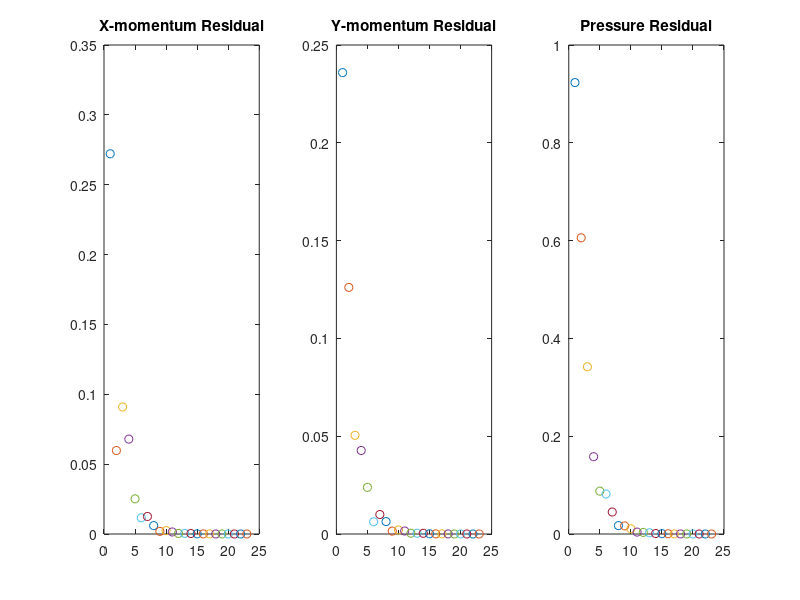

MATLAB code to generate this figure:
clear 
clc
ind=0;
disp('This is a course project for the solution of flow field in a cavity for Reynolds numbers 1 and 100 using the Finite Volume approach')
disp('*******************************************************')
Re=input('Enter Reynolds number : ');
U0=1;
L=1;
% imax=input('Enter number of nodes in X direction : ');
% jmax=input('Enter number of nodes in Y direction : ');
imax=input('Enter number of nodes in each direction : ');
jmax=imax;
URFm=0.8;
%% Grid
dx=L/(imax-1);
dy=L/(jmax-1);
for i=1:imax
    x(i)=(i-1)*dx;
end
for j=1:jmax
   y(j)=(j-1)*dy;
end
%% Boundary conditions & initialization
Vstar=zeros(jmax,imax);
V=zeros(jmax,imax);
Ustar=zeros(jmax,imax);
U=zeros(jmax,imax);
Ustar(jmax,:)=1;
U(jmax,:)=1;
Pstar=zeros(jmax,imax);
P=zeros(jmax,imax);
Pc=zeros(jmax,imax);
Tu=zeros(jmax,imax);
Tv=zeros(jmax,imax);
%% LOOP
ss=1;
while ss>0
%% X-momentum
for i=3:imax-1
    for j=2:jmax-1
            Fe=(Ustar(j,i)+Ustar(j,i+1))/2*dy;     %(UP+UE)/2
            Fw=(Ustar(j,i)+Ustar(j,i-1))/2*dy;         %(UP+UW)/2
            Fn=(Vstar(j+1,i)+Vstar(j+1,i-1))/2*dx;       %(UP+UN)/2
            Fs=(Vstar(j,i)+Vstar(j,i-1))/2*dx;                %(UP+US)/2
            De=dy/Re/dx;  
            Dw=dy/Re/dx;
            Dn=dx/Re/dy;
            Ds=dx/Re/dy;
            if   j==2 
                Ds=2*Ds;
            end
            if   j==jmax-1
                Dn=2*Dn;
            end
            aE=De-Fe/2;
            aW=Dw+Fw/2;
            aN=Dn-Fn/2;
            aS=Ds+Fs/2;
            aP=aE+aW+aN+aS+(Fe+Fn-Fw-Fs);
            Tu(j,i)=dy/aP;  %for pressure correction equation
            SU=(Pstar(j,i-1)-Pstar(j,i))*dy;
            Sum=aE*U(j,i+1)+aW*U(j,i-1)+aN*U(j+1,i)+aS*U(j-1,i)+SU;
            U(j,i)=URFm*Sum/aP+(1-URFm)*Ustar(j,i);
    end
end
%% Y-momentum
  for j=3:jmax-1
        for i=2:imax-1
            Fe=(Ustar(j,i+1)+Ustar(j-1,i+1))/2*dy;
            Fw=(Ustar(j,i)+Ustar(j-1,i))/2*dy;
            Fn=(Vstar(j,i)+Vstar(j+1,i))/2*dx;
            Fs=(Vstar(j,i)+Vstar(j-1,i))/2*dx;
            De=dy/Re/dx;
            Dw=dy/Re/dx;
            Dn=dx/Re/dy;
            Ds=dx/Re/dy;
            if i==2
                Dw=2*Dw;
            end
            if i==imax-1
                De=2*De;
            end
            aE=De-Fe/2;
            aW=Dw+Fw/2;
            aN=Dn-Fn/2;
            aS=Ds+Fs/2;
            aP=aE+aW+aN+aS+(Fe+Fn-Fw-Fs);
            Tv(j,i)=dx/aP;    %for pressure correction equation
            SU=(Pstar(j-1,i)-Pstar(j,i))*dx;
            Sum=aE*V(j,i+1)+aW*V(j,i-1)+aN*V(j+1,i)+aS*V(j-1,i)+SU;
            V(j,i)=URFm*Sum/aP+(1-URFm)*Vstar(j,i);
        end
  end
 %% Continuety
     for i=2:imax-1
        for j=2:jmax-1
            aE=Tu(j,i+1)*dy;
            aW=Tu(j,i)*dy;
            aN=Tv(j+1,i)*dx;
            aS=Tv(j,i)*dx;
            aP=aE+aW+aN+aS;
            SU=(U(j,i)-U(j,i+1))*dy+(V(j,i)-V(j+1,i))*dx;
            sum=aE*Pc(j,i+1)+aW*Pc(j,i-1)+aN*Pc(j+1,i)+aS*Pc(j-1,i);
            Pc(j,i)=(sum+SU)/aP;
        end
     end
     %% Pressure correction
    for i=2:imax-1
        for j=2:jmax-1
            P(j,i)=Pstar(j,i)+Pc(j,i);
        end
    end
    %% Velocity correction
 for i=3:imax-1
     for j=2:jmax-1
         U(j,i)=U(j,i)+Tu(j,i)*(Pc(j,i-1)-Pc(j,i));
     end
 end 
for i=2:imax-1
     for j=3:jmax-1
            V(j,i)=V(j,i)+Tv(j,i)*(Pc(j-1,i)-Pc(j,i));
     end
end
%% Convergence  
ss=0;
sp=0;
su=0;
sv=0;
for i=2:imax-1
    for j=2:jmax-1
        if abs((U(j,i+1)-U(j,i))*dy+(V(j+1,i)-V(j,i))*dx)<=10^(-6)
            s=0;
            ss=ss+s;
        else
            s=1;
            ss=ss+s;
        end
            su=su+(U(j,i)-Ustar(j,i))^2;
            sv=sv+(V(j,i)-Vstar(j,i))^2;
            sp=sp+(P(j,i)-Pstar(j,i))^2;
    end
end
Pc=zeros(jmax,imax);
Pstar=P;
Vstar=V;
Ustar=U;
ind=ind+1;
su=sqrt(su);
sv=sqrt(sv);
sp=sqrt(sp);
subplot(1,3,1)
plot(ind,su,'o')
title('X-momentum Residual')
hold on
pause(0.001)
subplot(1,3,2)
plot(ind,sv,'o')
title('Y-momentum Residual')
hold on
pause(0.001)
subplot(1,3,3)
plot(ind,sp,'o')
title('Pressure Residual')
hold on
pause(0.001)
end
%% CFD post
   %% Calculation of boundary pressure
   for i=2:imax-1
       P(1,i)=P(2,i)-(1/(Re*dy))*(2*U(1,i)-5*U(2,i)+4*U(3,i)-U(4,i));
       P(jmax,i)=P(jmax-1,i)+(1/(Re*dy))*(2*U(jmax,i)-5*U(jmax-1,i)+4*U(jmax-2,i)-U(jmax-3,i));
   end
   for j=2:jmax-1
       P(j,1)=P(j,2)-(1/(Re*dx))*(2*V(j,1)-5*V(j,2)+4*V(j,3)-V(j,4))*dx;
       P(j,imax)=P(j,imax-1)+((Re*dx))*(2*V(j,imax)-5*V(j,imax-1)+4*V(j,imax-2)-V(j,imax-3))*dx;
   end
   P(1,1)=0.5*(P(1,2)+P(2,1));
   P(1,imax)=0.5*(P(1,imax-1)+P(2,imax));
   P(jmax,1)=0.5*(P(jmax,2)+P(jmax-1,1));
   P(jmax,imax)=0.5*(P(jmax,imax-1)+P(jmax-1,imax));
 %% Calculation of stream function
 psi=zeros(jmax,imax);
 opsi=psi;
 cc=1;
 while cc>0
     cc=0;
     for i=2:imax-1
         for j=jmax-1:-1:2
                 psi(j,i)=psi(j+1,i)-U(j,i)*dy;
         end
     end
  for i=2:imax-1
      for j=2:jmax-1
          if abs(opsi(j,i)-psi(j,i))<=(10^-7)
              c=0;
              cc=cc+c;
          else
              c=1;
              cc=cc+c;
          end
      end
  end
  opsi=psi;
 end
%  %% Tecplot
% tt=imax*jmax;
% tec=zeros(tt,3);
%  ii=1;
% for i=1:imax
%     for j=1:jmax
%         tec(ii,1)=x(i);
%         tec(ii,2)=y(j);
%         tec(ii,3)=psi(j,i);
%         tec(ii,4)=U(j,i);
%         tec(ii,5)=V(j,i);
%         tec(ii,6)=P(j,i);
%         ii=ii+1;
%     end
% end
% xlswrite('tecplotR1',tec)